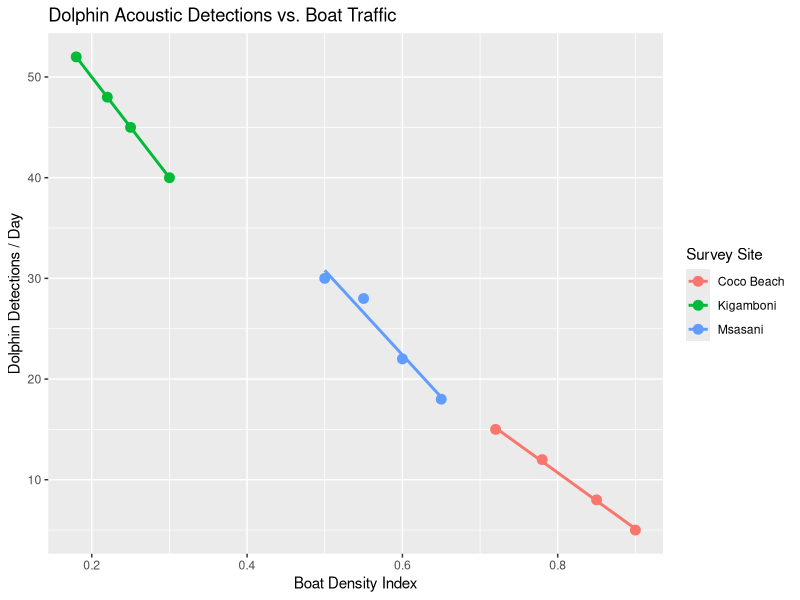

This figure's R source:
## ---- chunk 1
#| message: false
library(tidyverse)
library(here)

# Load the simulated marine survey
marine_survey <- read_csv(here("data", "theme4_marine_ecology.csv"))
head(marine_survey)
## ---- chunk 2
ggplot(marine_survey, aes(x = boat_density_index, y = dolphin_detections, color = site)) +
  geom_point(size = 3) +
  geom_smooth(method = "lm", se = FALSE) +
  labs(
    title = "Dolphin Acoustic Detections vs. Boat Traffic",
    x = "Boat Density Index",
    y = "Dolphin Detections / Day",
    color = "Survey Site"
  )
